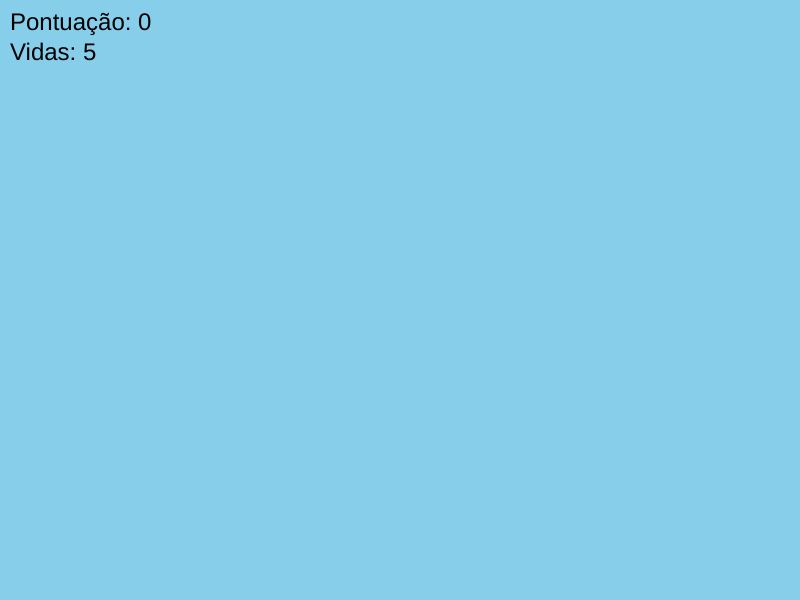
Frame 1 (no input)
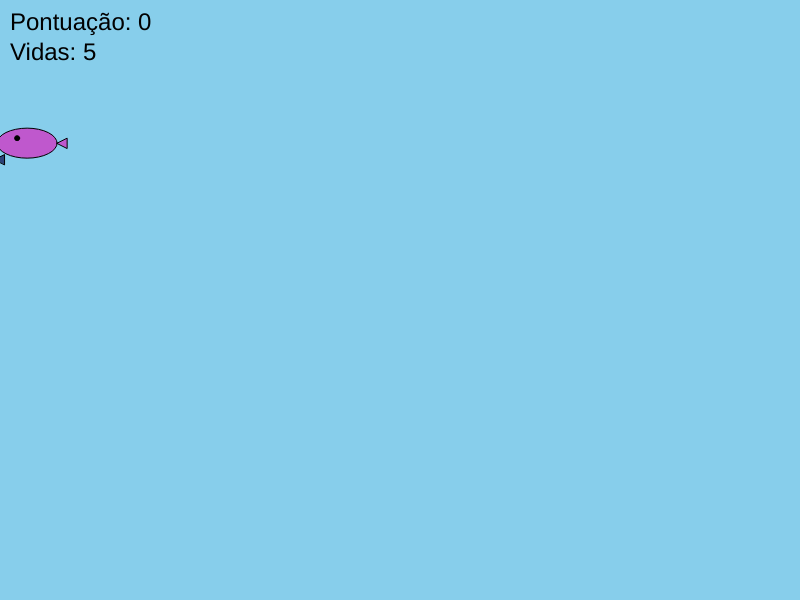
Frame 60 (no input)
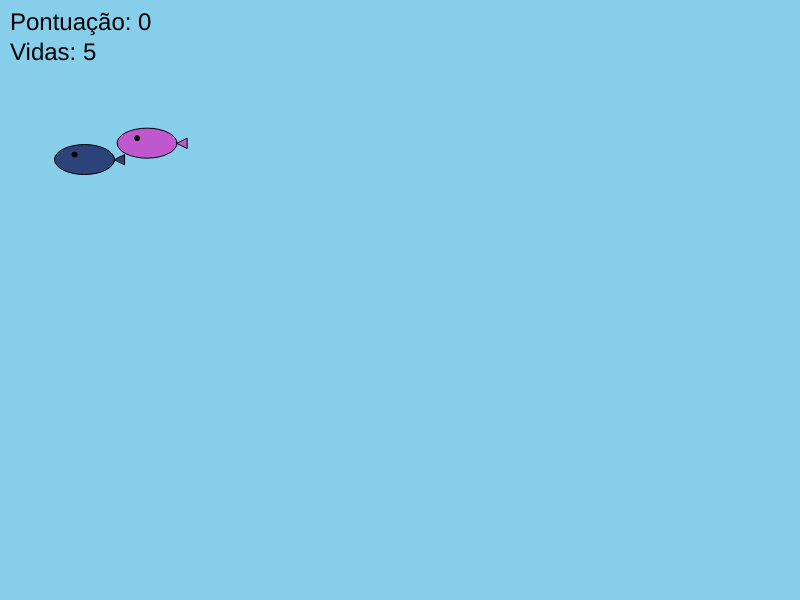
Frame 120 (the mouse pressed at the canvas centre since frame 60)

The p5.js sketch that drew these frames (run headless with seeded random() and noise() and a simulated clock; from frame 60 on, the mouse is pressed at the canvas centre):

// p5.js sketch
// ── sketch.js
let birds = [];
let score = 0;
let lives = 5;
let maxBirds = 2;
let gameOver = false;

function setup() {
  createCanvas(800, 600);
  for (let i = 0; i < maxBirds; i++) {
    birds.push(new Bird());
  }
}

function draw() {
  background(135, 206, 235); // céu azul

  if (gameOver) {
    fill(0);
    textAlign(CENTER, CENTER);
    textSize(48);
    text("Game Over", width / 2, height / 2);
    textSize(24);
    text("Pontuação: " + score, width / 2, height / 2 + 50);
    return;
  }

  for (let i = 0; i < birds.length; i++) {
    birds[i].move();

    // Se o pássaro passou da tela, perde uma vida
    if (birds[i].x > width + birds[i].r) {
      lives--;
      if (lives <= 0) {
        gameOver = true;
      }
      birds[i] = new Bird(); // reposiciona o pássaro
    }

    birds[i].show();
  }

  // Exibe pontuação e vidas
  fill(0);
  textSize(24);
  text("Pontuação: " + score, 10, 30);
  text("Vidas: " + lives, 10, 60);
}

function mousePressed() {
  if (gameOver) return;

  for (let i = 0; i < birds.length; i++) {
    if (birds[i].isHit(mouseX, mouseY)) {
      score++;
      birds[i] = new Bird(); // substitui o pássaro
      break;
    }
  }
}

class Bird {
  constructor() {
    this.r = 30;
    this.x = random(-200, -50);
    this.y = random(50, height - 100);
    this.speed = 2 + score * 0.3;
    this.color = color(random(255), random(255), random(255));
  }

  move() {
    this.x += this.speed;
  }

  show() {
    fill(this.color);
    ellipse(this.x, this.y, this.r * 2, this.r);
    triangle(this.x + this.r, this.y, this.x + this.r + 10, this.y - 5, this.x + this.r + 10, this.y + 5);
    fill(0);
    ellipse(this.x - 10, this.y - 5, 5, 5);
  }

  isHit(px, py) {
    let d = dist(px, py, this.x, this.y);
    return d < this.r;
  }
}
